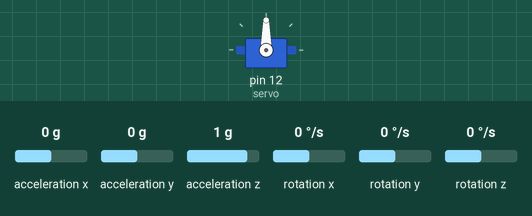
The sketch below on a simulated Arduino Uno, built with avr-gcc and run on an emulated ATmega328P. On the bench: servo. The inputs (shaded band) are chosen by the test bench; at power-on: acceleration y 0 g, acceleration x 0 g, acceleration z 1 g, rotation x 0 °/s, rotation y 0 °/s, rotation z 0 °/s. What the sketch prints to the serial monitor is not drawn.

Above: at 1.2 s.
1.3 s: acceleration y set to -1.4 g
At 2.8 s:
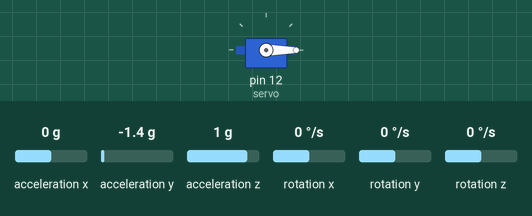
4.3 s: acceleration y set to 0 g
5.8 s: acceleration y set to 0.2 g
At 7.42 s:
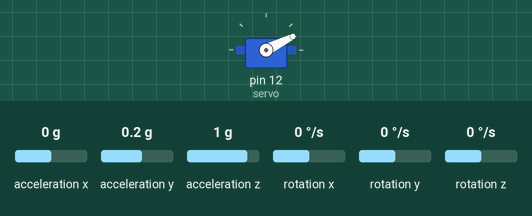
At 8.28 s:
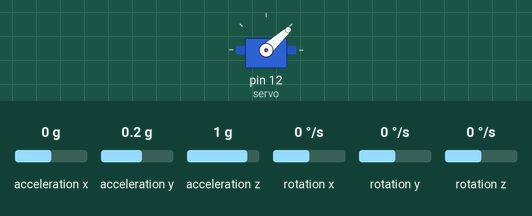
8.8 s: acceleration y set to 0.8 g
Timing chart, 0 to 11.8 s (numbered marks = the images above; inputs shaded):
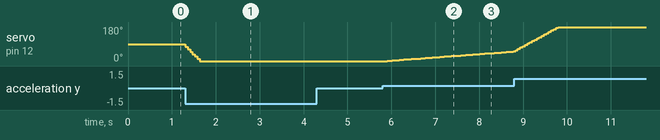

Measured:
- the behaviour switches between 0.1 and 0.2 g on acceleration y (found by bisection; images 1 and 2)
- after the input at 1.3 s, servo on pin 12 (servo): 90° → 0° at once
- after the input at 4.3 s, every drawn part: stays the same
- after the input at 5.8 s, servo on pin 12 (servo): moves from 0° to 51° over 2.9 s, starting after 0.11 s

The sketch:

Balanced_seesaw_PID.ino
```cpp
#include "I2Cdev.h"
#include "MPU6050.h"
#include "Wire.h"
#include <Servo.h>

MPU6050 accelgyro(0x68);
Servo servo;

int16_t ax, ay, az;
int16_t gx, gy, gz;
double previous=90;
long previousTime;

void setup() {
  Serial.begin(115200);
  Wire.begin();
  Serial.println("Initializing I2C devices...");
  accelgyro.initialize();
  servo.attach(12);
  servo.write(90);
  Serial.println("Testing device connections...");
  previousTime = millis(); //設置初始時間(上一個時間)
}

double errorI=0; //設置初始積分誤差值
void loop() {
  accelgyro.getMotion6(&ax, &ay, &az, &gx, &gy, &gz);
  long nowTime = millis(); //設置目前時間
  //計算時間差值
  double Time = (nowTime - previousTime)/1000.0;
  previousTime = nowTime; //將現在時間存入上一個時間
  //計算比例誤差值
  double errorP = map(ay,-17000,17000,-10,10);
  errorI += ay * Time; //計算積分誤差值
  //誤差總和
  double totalError = errorP + errorI * 0.000001;
  //偏轉角度計算
  previous = previous + totalError;
  if (previous > 180) {
    previous = 180;
  } else if (previous < 0) {
    previous = 0;
  }
  servo.write(previous);
  delay(50);
}
```
